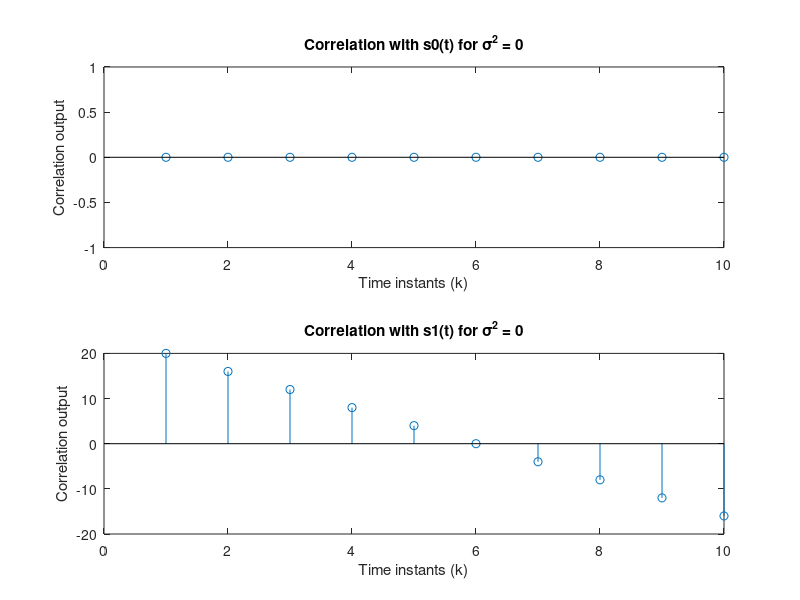
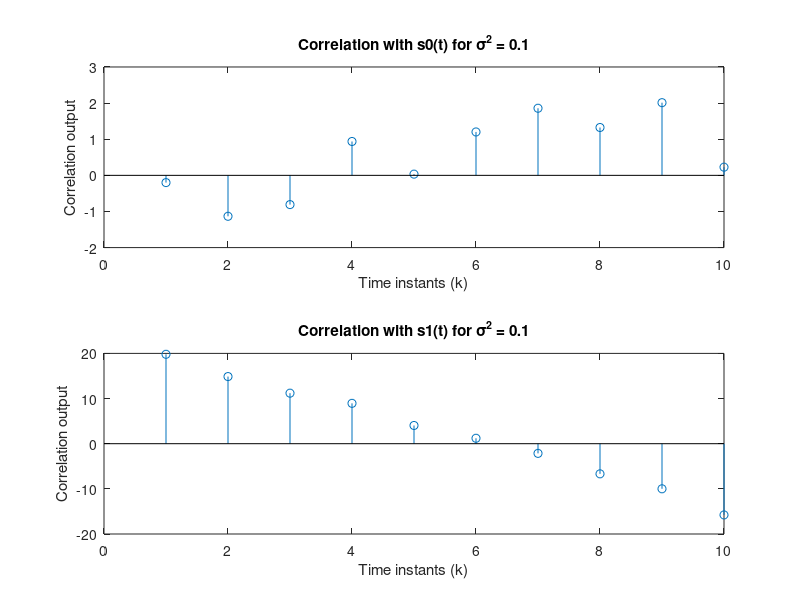
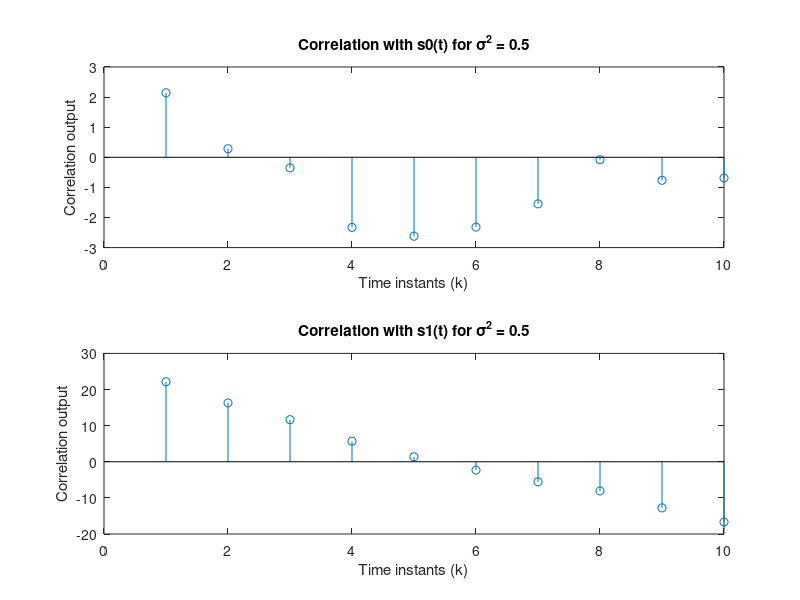
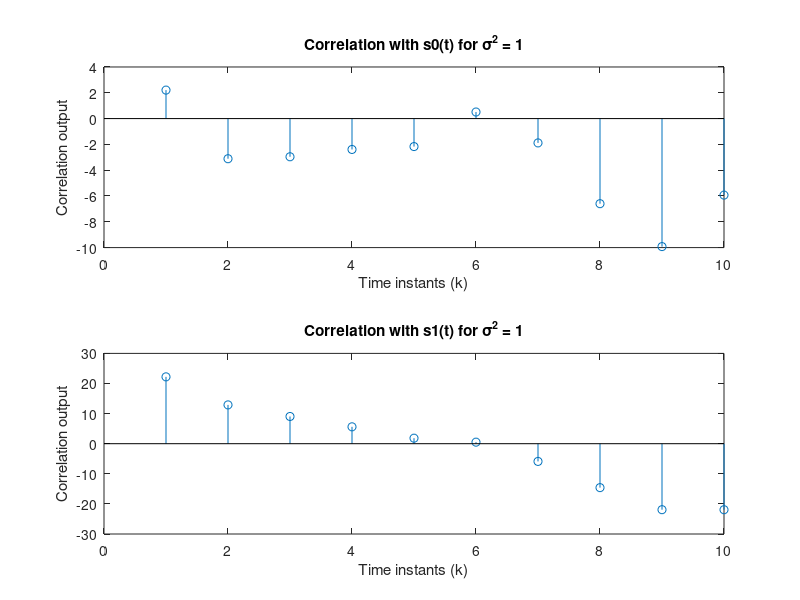

MATLAB code for these plots, in order:

A = 1; % Amplitude
Tb = 1; % Bit interval duration
number_of_Samples = 10; % Number of samples per bit interval
sigma_squared_values = [0, 0.1, 0.5, 1.0]; % Values of noise variance
% Generate the received signal sequences for s0(t) and s1(t) for each noise variance
% for signal generation and corelation
for sigma_squared = sigma_squared_values
 % Generate the noise sequence
 nk = sqrt(sigma_squared) * randn(1, number_of_Samples * 2); % Generate Gaussian noise
 
 % Generate received signal sequence for s0(t)
 s0_samples = [A * ones(1, number_of_Samples), -A * ones(1, number_of_Samples)];
 % Sampled version of s0(t)
 received_s0 = A + nk; 
 % Received signal when s0(t) is transmitted
 
 % Generate received signal sequence for s1(t)
 s1_samples = [A * ones(1, number_of_Samples), -A * ones(1, number_of_Samples)]; % Sampled version of s1(t)
 received_s1 = [A + nk(1:number_of_Samples), -A + nk(number_of_Samples+1:end)]; % Received signal when s1(t) is transmitted
 
 % Perform correlation with s0(t)
 correlation_s0 = zeros(1, number_of_Samples);
 for k = 1:number_of_Samples
 correlation_s0(k) = sum(received_s0 .* circshift(s0_samples, [0, k-1]));
 end
 
 % Perform correlation with s1(t)
 correlation_s1 = zeros(1, number_of_Samples);
 for k = 1:number_of_Samples
 correlation_s1(k) = sum(received_s1 .* circshift(s1_samples, [0, k-1]));
 end
 
 % Plot correlator outputs for s0(t) and s1(t) at time instants k = 1, 2, 3, ..., 10
 figure;
 subplot(2, 1, 1);
 stem(1:number_of_Samples, correlation_s0);
 title(['Correlation with s0(t) for \sigma^2 = ' num2str(sigma_squared)]);
 xlabel('Time instants (k)');
 ylabel('Correlation output');
 
 subplot(2, 1, 2);
 stem(1:number_of_Samples, correlation_s1);
 title(['Correlation with s1(t) for \sigma^2 = ' num2str(sigma_squared)]);
 xlabel('Time instants (k)');
 ylabel('Correlation output');
end
